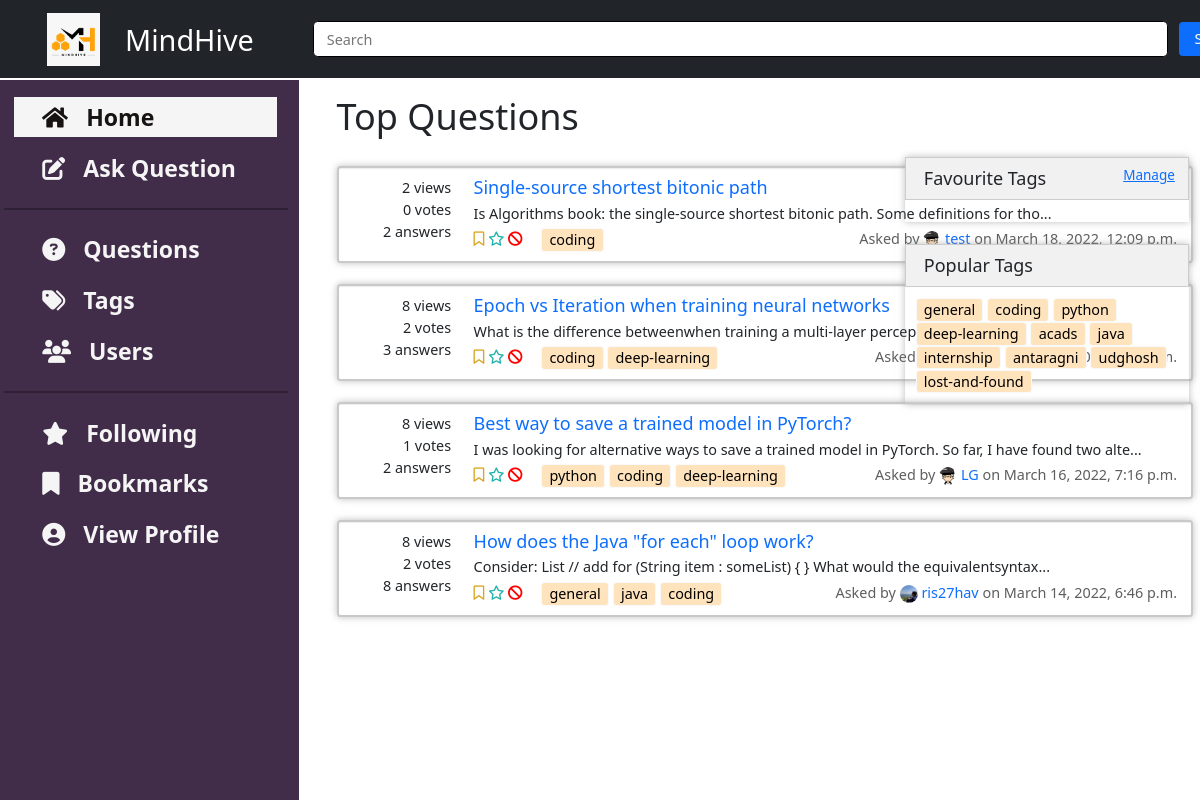
/home/tags/coding, run on the app's committed database.
### questions/models.py (models this page shows, shortened)
class Question(Content):
    title = models.CharField(max_length=100)
    tags = models.ManyToManyField(to='tags.Tag', blank=True)
    viewedBy = models.ManyToManyField(to='users.User', related_name='viewedBy', blank=True)
    def get_votes(self):
        return self.likedBy.count() - self.dislikedBy.count()
    def get_summary_text(self):
        text = re.sub(r'<.*?>|&+.*;+', '', self.text)
        return text[:100] + '...'
    class Meta:
        ordering = ['-pub_date']

### home/models.py (models this page shows, shortened)
class Content(models.Model):
    text = RichTextField()
    author = models.ForeignKey(to='users.User', on_delete=models.SET_NULL, related_name='author', null=True)
    anonymous = models.BooleanField(default=False)
    pub_date = models.DateTimeField('date published', default = datetime.now(), blank=True, null=True)
    likedBy = models.ManyToManyField(to='users.User', related_name='likedBy', blank=True)
    dislikedBy = models.ManyToManyField(to='users.User', related_name='dislikedBy', blank=True)
    def get_author_name(self):
        if self.anonymous:
            return 'Anonymous User'
        else:
            return self.author.username

### tags/models.py (models this page shows, shortened)
class Tag(models.Model):
    name = models.CharField(max_length=50)

### users/models.py (models this page shows, shortened)
class User(AbstractUser):
    username = models.CharField(max_length=20,blank=False,unique=True)
    email = models.EmailField(
        verbose_name='email address',
        max_length=255,
        unique=True,
        blank=False,
        validators=[EmailValidator()]
    )
    name = models.CharField(max_length=20, blank=True, null=True)
    roll_no=models.CharField(max_length=8, blank=True, null=True)
    profile_image = models.ImageField(upload_to='profile_image', default='default.jpg')
    blocked = models.BooleanField(default=False)
    followingQuestions = models.ManyToManyField(to='questions.Question', related_name='users_following', blank=True)
    bookmarkQuestions = models.ManyToManyField(to='questions.Question', related_name='users_bookmarked', blank=True)
    favouriteTags = models.ManyToManyField(to='tags.Tag', blank=True)
    objects = UserInfoManager()
    USERNAME_FIELD = 'email'
    REQUIRED_FIELDS = ['username' ]

### home/views.py (the view)
# urls.py: path('tags/<tagname>', views.tagView, name='tags'),                  # tag questions page
def tagView(request, tagname):
    tagSel = Tag.objects.filter(name=tagname)
    tagQues = Question.objects.filter(tags__in=tagSel).distinct()
    context = {
        'questions': tagQues,
        'pop_tags': get_popular_tags()
    }
    return render(request, 'home/home.html', context=context)

### home/views.py (called while the page is built)
def get_popular_tags():
    return sorted(Tag.objects.all(), key=lambda x: x.question_set.count(), reverse=True)[:10]

### home/templates/home/home.html (shortened to what this page needs)
{% extends 'questions_list.html' %}
{% block heading %}
Top Questions
{% endblock %}

### templates/questions_list.html (shortened to what this page needs)
{% extends 'base.html' %}
{% block insert_content %}
<h1 class="container">
    {% block heading %}{% endblock %}
</h1>
<br>
<div class="container">
    {% if questions %}
    {%for question in questions%}
    <div class="card d-flex flex-row "
        style="box-shadow: 0 1px 1px rgba(0, 0, 0, 0.075) inset, 0 0 8px rgba(146, 146, 146, 0.6);">
        <div class="d-flex flex-column align-middle ques-stats">
            <span>{{question.viewedBy.count}} views</span>
            <span>{{question.get_votes}} votes</span>
            <span>{{question.answer_set.count}} answers</span>
        </div>
        <div class="d-flex flex-column">
            <a href="{% url 'questions:view_question' question_id=question.id %}" style="text-decoration: none;">
                <h5 style="margin-bottom: 4px;">{{question.title}}</h5>
            </a>
            <div style="margin-bottom: 4px;">{{question.get_summary_text}}</div>
            <div class="d-flex flex-row">
                <span>
                    <form class="follow-bookmark-form icon-only-buttons" style="display:inline">
                        <button type="submit" class="bookmark" name="action" , value="bookmark">
                            {% if user in question.users_bookmarked.all %}
                            <i class="fa-solid fa-bookmark"></i>
                            {% else %}
                            <i class="fa-regular fa-bookmark"></i>
                            {% endif %}
                        </button>
                        <button type="submit" class="follow" name="action" , value="follow">
                            {% if user in question.users_following.all %}
                            <i class="fa-solid fa-star"></i>
                            {% else %}
                            <i class="fa-regular fa-star"></i>
                            {% endif %}
                        </button>
                    </form>
                    {% if not user.blocked %}
                    <form class="icon-only-buttons" action="{% url 'questions:report' question.id %}" method="GET"
                        style="display:inline">
                        <button type="submit" name="id" , value={{question.id}}>
                            <i class="fa-solid fa-ban"></i>
                        </button>
                    </form>
                    {% endif %}
                    {% for tag in question.tags.all %}
                    {% if tag in user.favouriteTags.all %}
                    <a class="btn btn-success" style="padding: 0px 8px;" href="{% url 'home:tags' tagname=tag.name%}"
                        class="tag_questions">{{tag.name}}</a>
                    {% else %}
                    <a class="btn btn-light" style="padding: 0px 8px; background-color: rgb(255, 227, 189);"
                        href="{% url 'home:tags' tagname=tag.name%}" class="tag_questions">{{tag.name}}</a>
                    {% endif %}
                    {% endfor %}
                </span>
                <div class="text-right" style="position: absolute; right: 16px; color: rgb(94, 94, 94);">Asked by
                    {% if question.get_author_name == 'Anonymous User' %}
                    someone
                    {% else %}
                    <a style="text-decoration: none;" href="{% url 'users:view_user' question.author.id %}">
                        <img src="{{question.author.profile_image.url}}" width="20" height="20" style="border-radius: 50%;">
                        {{question.author.username}}</a>
                    {% endif %}
                    on {{question.pub_date}}
                </div>
            </div>
        </div>
    </div>
    <br />
    {%endfor%}
    {% else %}
    <h2>
        {% block empty_message %}
        No questions to display.
        {% endblock %}
    </h2>
    {% endif %}
</div>
{% endblock %}
{% block insert_right_bar %}
<br> <br> <br>
<div class="fav-tags" style="box-shadow: 0 1px 1px rgba(0, 0, 0, 0.075) inset, 0 0 8px rgba(146, 146, 146, 0.6);">
    <div class="tags-box">Favourite Tags
        <a href="{% url 'users:addtags' %}" style="position: absolute; right: 28px; font-size: 15px;">Manage</a>
    </div>
    <div style="padding: 12px;">
    </div>
</div>
<br>
<div class="popular-tags" style="box-shadow: 0 1px 1px rgba(0, 0, 0, 0.075) inset, 0 0 8px rgba(146, 146, 146, 0.6);">
    <div class="tags-box">Popular Tags</div>
    <div style="padding: 12px;">
        {% for tag in pop_tags %}
        {% if tag in user.favouriteTags.all %}
        <a class="btn btn-success" style="padding: 0px 8px; margin: 3px 0px;"
            href="{% url 'home:tags' tagname=tag.name%}" class="tag_questions">{{tag.name}}
        </a>
        {% else %}
        <a class="btn btn-light" style="padding: 0px 8px; background-color: rgb(255, 227, 189);"
            href="{% url 'home:tags' tagname=tag.name%}" class="tag_questions">{{tag.name}}
        </a>
        {% endif %}
        {% endfor %}
    </div>
</div>
{% endblock %}

### static/css/master.css (style rules this page uses)
* { margin: 0; padding: 0; }
html { scroll-behavior: smooth; zoom: 90%; }
:root { --navbar-height: 59px; }
.tags-box { padding: 8px 20px; font-size: 20px; background-color: rgb(241, 241, 241); border: 2px solid rgb(204, 204, 204); }
.icon-only-buttons button { background-color: transparent; border: none; color: black; padding: 0; margin: 0; }
.icon-only-buttons .fa-ban { color: rgb(255, 0, 0); }
.icon-only-buttons .fa-bookmark { color: goldenrod; }
.icon-only-buttons .fa-star { color: lightseagreen; }
.card { padding: 10px; border: 3px solid rgb(201, 201, 201); }
.ques-stats span { width: 25%; min-width: 140px; text-align: right; padding-right: 25px; }

### data on the page
Question: viewedBy.count "2", get_votes "0", answer_set.count "2", title "Single-source shortest bitonic path", get_summary_text "Is Algorithms book: the single-source shortest bitonic path. Some definitions for tho...", author.profile_image (placeholder picture), author.username "test", pub_date "March 18, 2022, 12:09 p.m."
Tag: name "coding"
Question: viewedBy.count "8", get_votes "2", answer_set.count "3", title "Epoch vs Iteration when training neural networks", get_summary_text "What is the difference betweenwhen training a multi-layer perceptron?..."
Tag: name "deep-learning"
Question: viewedBy.count "8", get_votes "1", answer_set.count "2", title "Best way to save a trained model in PyTorch?", get_summary_text "I was looking for alternative ways to save a trained model in PyTorch. So far, I have found two alte...", author.profile_image (placeholder picture), author.username "LG", pub_date "March 16, 2022, 7:16 p.m."
Tag: name "python"
Question: viewedBy.count "8", get_votes "2", answer_set.count "8", title "How does the Java \"for each\" loop work?", get_summary_text "Consider: List // add for (String item : someList) { } What would the equivalentsyntax...", author.profile_image (picture), author.username "ris27hav", pub_date "March 14, 2022, 6:46 p.m."
Tag: name "general"
Tag: name "java"
Tag: name "acads"
Tag: name "internship"
Tag: name "antaragni"
Tag: name "udghosh"
Tag: name "lost-and-found"
